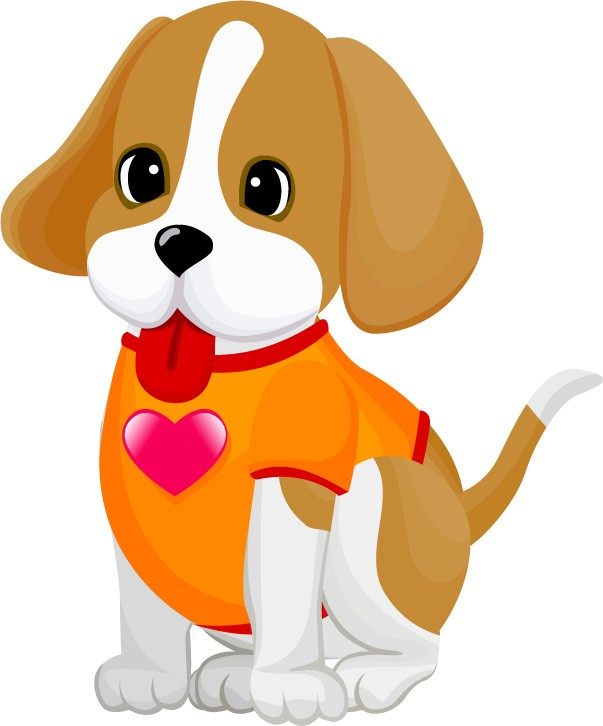
#> input picture com/sky/asciiart/test.jpg, 603 x 726 px
$ python asciiartdirectly.py
#> lines starting #> are read from the running program, lines starting #| are printed output that depends on the picture
from PIL import Image

# 定义将要解析的图片和目标文件
IMG = "test.jpg"
WIDTH = 80
HEIGHT = 60
OUTPUT = "test.txt"

# 我们定义的不重复的字符列表，灰度值小（暗）的用列表开头的符号，灰度值大（亮）的用列表末尾的符号
ascii_char = list("$@B%8&WM#*oahkbdpqwmZO0QLCJUYXzcvunxrjft/\|()1{}[]?-_+~<>i!lI;:,\"^`'. ")

# 将256灰度映射到70个字符上
def get_char(r,g,b,alpha = 256):
    if alpha == 0:
        return ' '
    length = len(ascii_char)

    # 灰度公式
    gray = int(0.299 * r + 0.587 * g + 0.114 * b)
    #gray = int(0.2126 * r + 0.7152 * g + 0.0722 * b)

    unit = (256.0 + 1)/length
    return ascii_char[int(gray/unit)]


# 执行
im = Image.open(IMG)
#> im is the input picture: PIL image 603x726 RGB; mean R, G, B 232.8, 199.9, 169.7
im = im.resize((WIDTH,HEIGHT), Image.NEAREST)
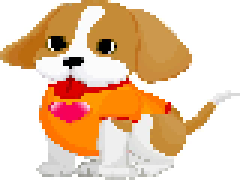
#> im: PIL image 80x60 RGB (shown 3 times larger); mean R, G, B 232.8, 199.9, 169.6

txt = ""

#将图片的每一个像素进行处理，类似二维数组
for i in range(HEIGHT):
    for j in range(WIDTH):
        #getpixel()函数的参数是由每个像素点在图片中的相对位置（w，h）组成的元组
        #返回值是一个代表图片像素值的(r,g,b,alpha)元组
        txt += get_char(*im.getpixel((j,i)))
    txt += '\n'

# 输出到控制台
print(txt)
#> (printed output is left out)

#字符画输出到文件
with open(OUTPUT,'w') as f:
    f.write(txt)
